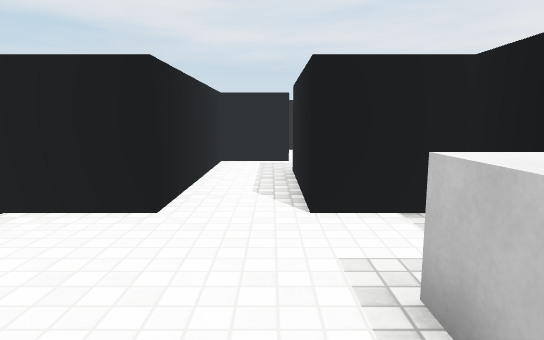
View 1 (above)

24 first-person views from a walk through a Unity game level. The camera is 1.2 m above the floor, tilts 8° down and sees 75° across. The floor is counted in squares, 1 m on a side. Each view is taken from the middle of a square. On the plan, view 1 faces up. The plan holds only what a view shows up to about 14 squares ahead; the rest is blank. Surface patterns are stand-ins for the level's own textures.

View 2
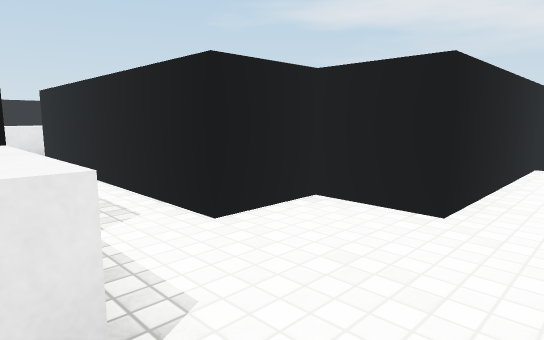

View 3
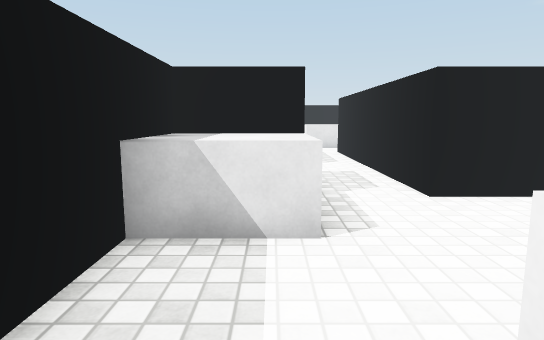

View 4
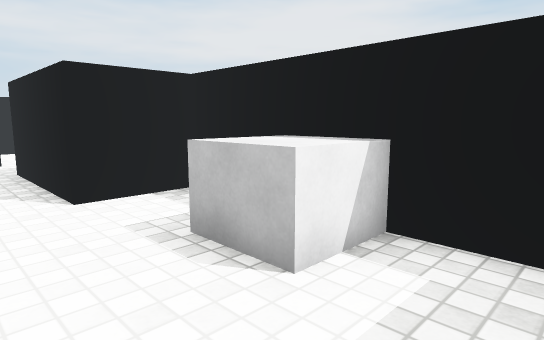

View 5
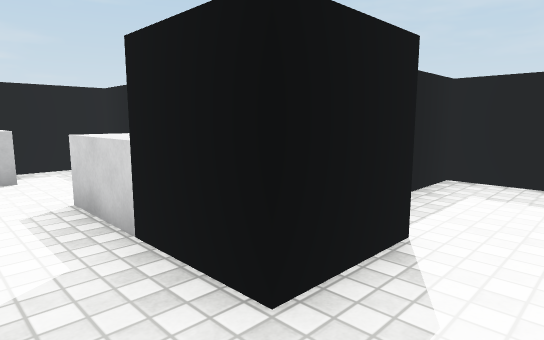

View 6
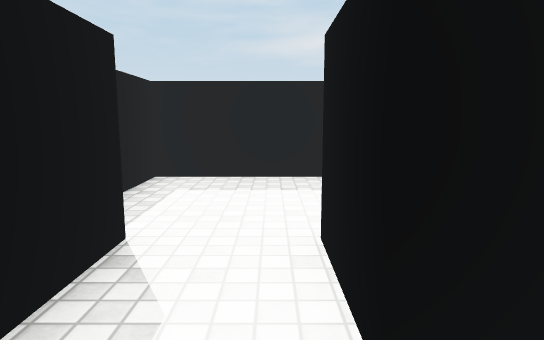

View 7
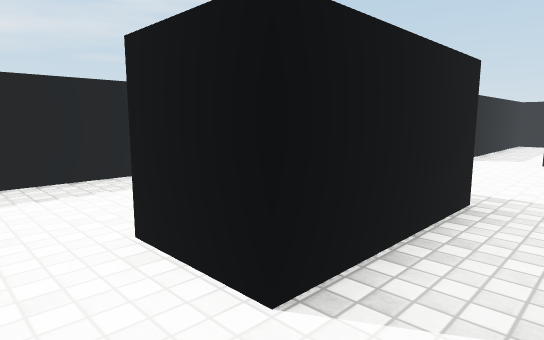

View 8
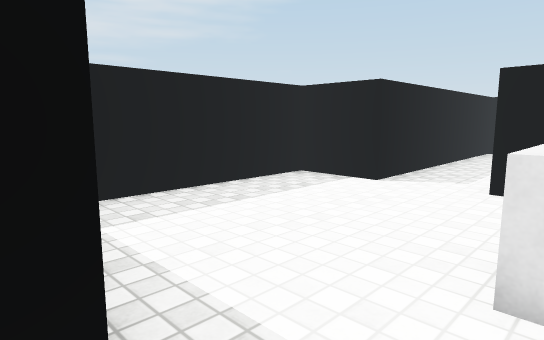

View 9
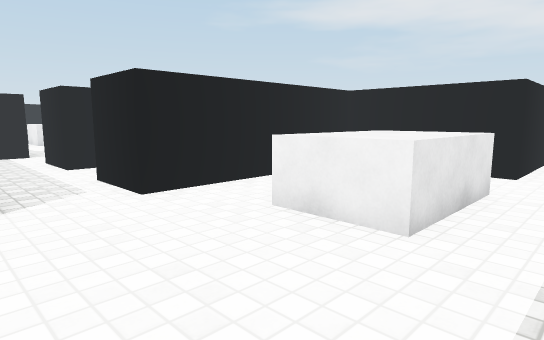

View 10
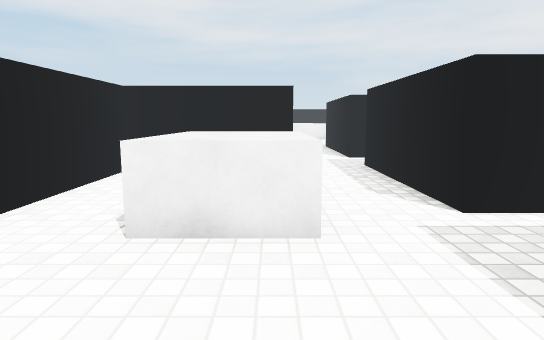

View 11
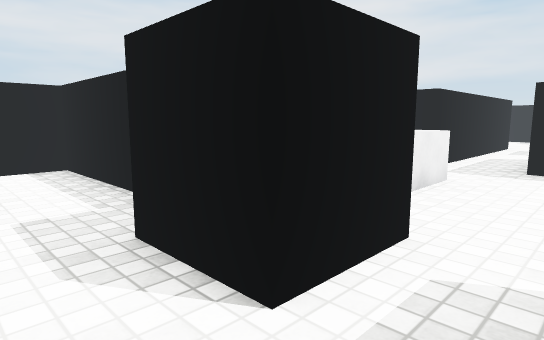

View 12
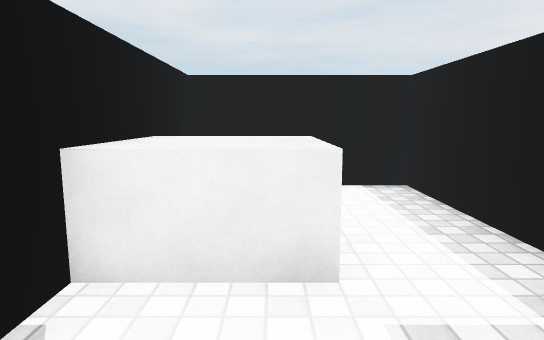

View 13
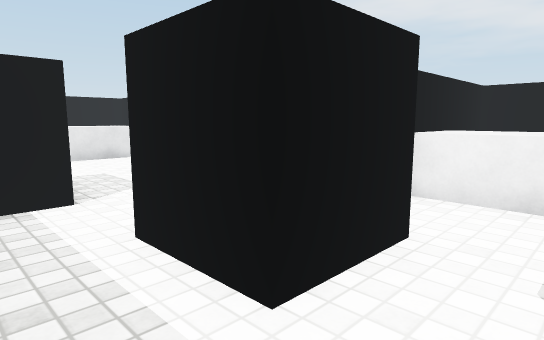

View 14
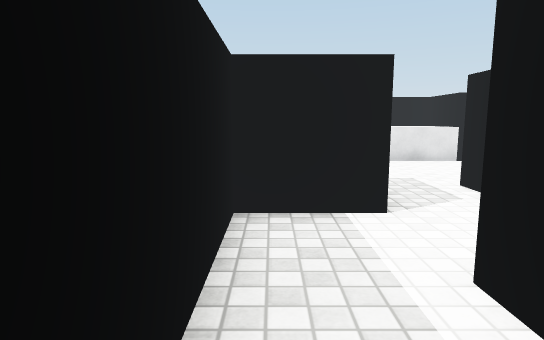

View 15
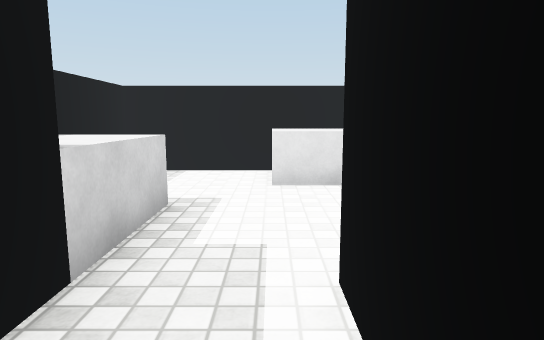

View 16
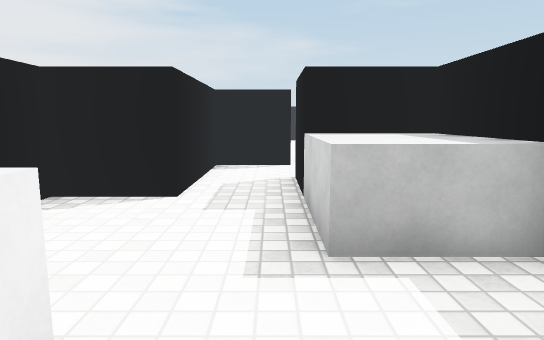

View 17
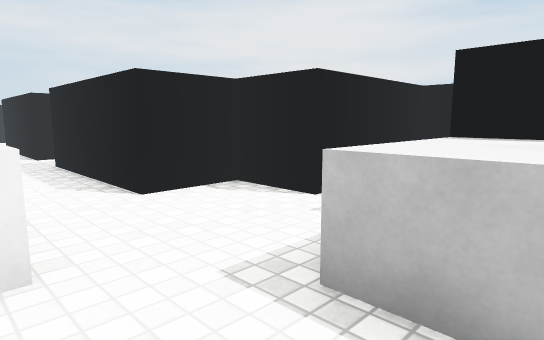

View 18
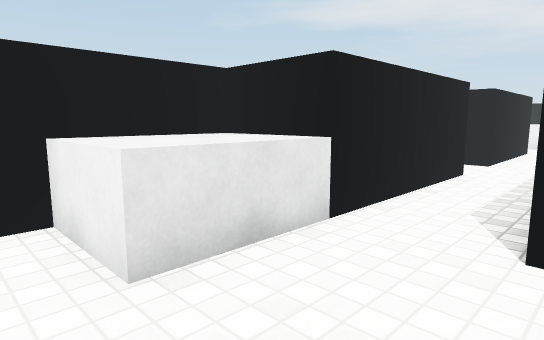

View 19
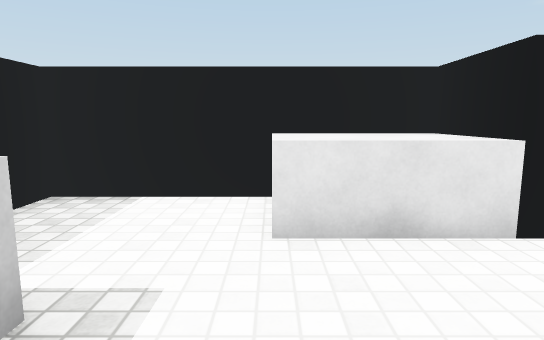

View 20
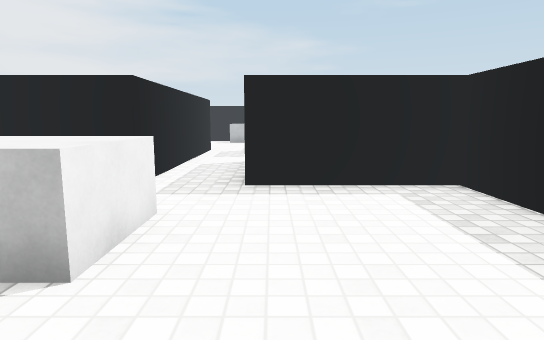

View 21
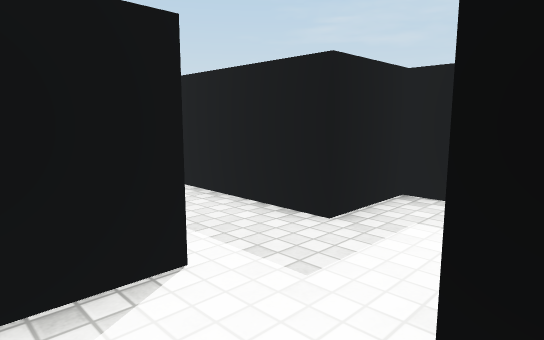

View 22
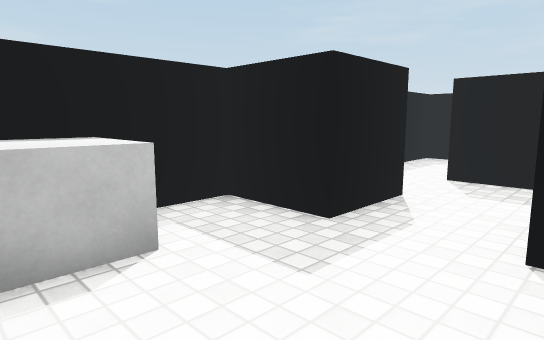

View 23
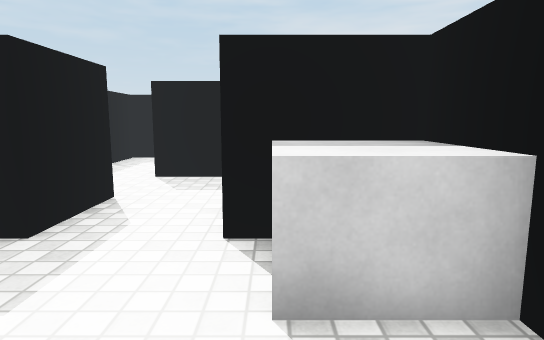

View 24
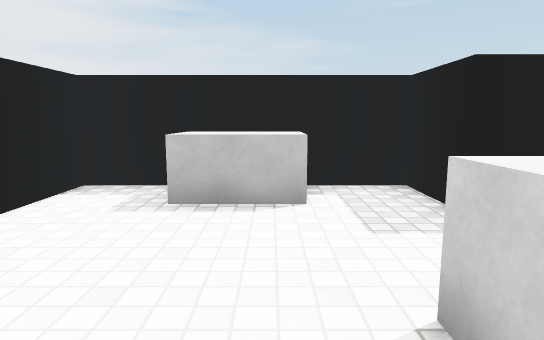

### Floor plan
Points are (right, up) in squares from view 1. A wall is a line through its corners. A room is listed if a view was taken in it or the views show most of it. See-through windows are left out.
Room 1 (views 1, 2, 3, 4, 7)
walls: (-3.5, 3.5) (-3.5, 2.5) (-6.5, 2.5); (-3.5, -1.5) (2.5, -1.5) (2.5, 4.5); (-7.5, 0.5) (-7.5, -1.5); (-1.5, 9.5) (-1.5, 5.5); (2.5, 9.5) (2.5, 10.5); (-9.2, -5.5) (-4.5, -5.5) (-4.5, -3.8)
ways out: opening at (-7.5, 1.5) to room 2; opening at (1.5, 11) to room 3
objects: black block (-5, -1); black block (-5, 0) to (-4, 0); black block (-5, 4) to (-4, 4); black block (-4, -2) to (-4, -1); grey block (-3, -1) to (-2, 0); black block (-3, 5) to (-2, 5); black block (-1, 11) to (0, 11); grey block (1, 1) to (2, 2); black block (1, 5) to (2, 5); black block (1, 6) to (1, 7); black block (1, 7) to (2, 8); black block (3, 7) to (3, 9)
Room 2 (views 5, 6, 8, 9, 10, 11, 12, 13, 14, 15, 16, 17, 18, 19, 20)
walls: (-23.5, 1.4) (-23.5, 2.5) (-27.5, 2.5) (-27.5, 3.5); (-18.5, 4.8) (-18.5, 7.5); (-25.5, -1.5) (-17.5, -1.5) (-17.5, -2.5); (-17.5, -3.5) (-11.5, -3.5) (-11.5, 0.5) (-7.5, 0.5); (-18.5, 8.5) (-22.5, 8.5) (-22.5, 3.9); (-13.5, 6.5) (-17.5, 6.5) (-17.5, 1.5); (-33.5, 4.6) (-33.5, -1.5) (-27.5, -1.5); (-6.5, 2.5) (-11.5, 2.5) (-11.5, 6.5)
low walls: (-13.5, 4.5) (-13.5, 1.5) (-15.5, 1.5) (-15.5, 2)
ways out: opening at (-7.5, 1.5) to room 1; opening at (-12.5, 7) to room 4; opening at (-30.5, 5.5); opening at (-17, -3)
objects: grey block (-33, 2) to (-32, 3); black block (-33, 4) to (-32, 5); grey block (-30, -1) to (-29, 0); black block (-29, 5) to (-28, 5); black block (-28, -1) to (-27, -1); black block (-28, 0) to (-26, 0); black block (-27, -3); black block (-27, -3) to (-26, -1); black block (-27, 4) to (-27, 5); black block (-23, 1) to (-22, 1); black block (-22, 2); grey block (-22, 5) to (-21, 6); black block (-19, 1) to (-18, 1); black block (-19, 2); black block (-18, 8) to (-18, 9)
Room 3 (views 21, 22, 23)
walls: (2.5, 16.4) (2.5, 22.5) (0.5, 22.5); (-3.5, 18.2) (-3.5, 17.5); (-1, 12.5) (0.5, 12.5); (2.5, 12.4) (2.5, 13.5); (2.5, 10.5) (5.9, 10.5)
ways out: opening at (1.5, 11) to room 1; opening at (-4, 19.5) to room 4; opening at (6, 11.5)
objects: black block (-5, 16) to (-4, 17); black block (-4, 16) to (-2, 16); grey block (-3, 17) to (-2, 18); black block (1, 15) to (2, 15); black block (1, 16) to (2, 16); grey block (1, 19) to (2, 20); black block (3, 14) to (3, 15)
Room 4 (view 24)
walls: (-13.5, 9.2) (-13.5, 6.5); (-10.9, 9.5) (-11.5, 9.5) (-11.5, 12.1); (-11.5, 6.5) (-11.5, 7.5)
ways out: opening at (-12.5, 7) to room 2; opening at (-4, 19.5) to room 3

Positions as (right, up) in squares from view 1, and headings:
1: (0, 0), facing up
2: (0, 0), facing up-left
3: (2, 0), facing left
4: (-1, -1), facing up-right
5: (-7, 2), facing down-right
6: (-7, 2), facing down
7: (-6, 2), facing down-left
8: (-11, 2), facing down-left
9: (-12, -2), facing up-left
10: (-14, -2), facing up
11: (-21, -1), facing up-right
12: (-21, 2), facing up
13: (-20, -1), facing up-left
14: (-21, -1), facing left
15: (-25, 2), facing left
16: (-33, 1), facing right
17: (-32, -1), facing up-right
18: (-29, 1), facing up-left
19: (-28, 2), facing left
20: (-18, 0), facing right
21: (0, 14), facing down-right
22: (-2, 20), facing down-right
23: (-2, 20), facing down
24: (-4, 19), facing right
